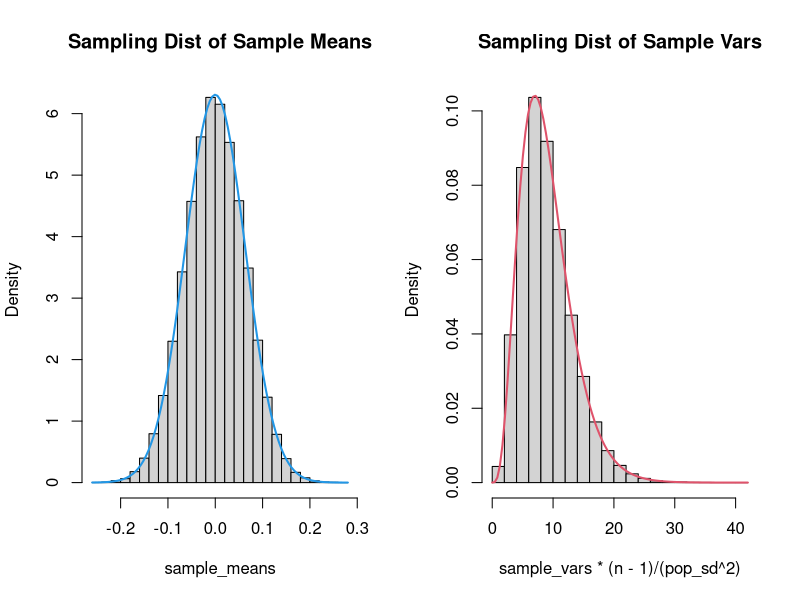
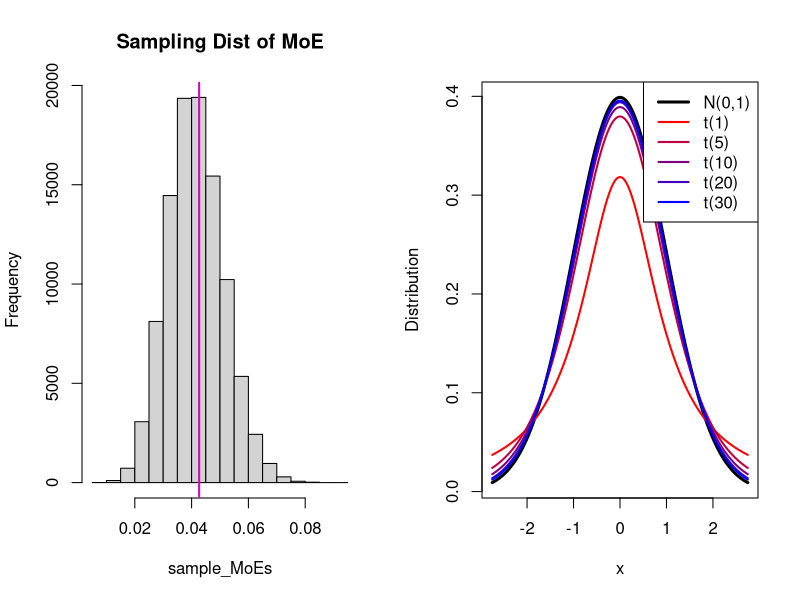
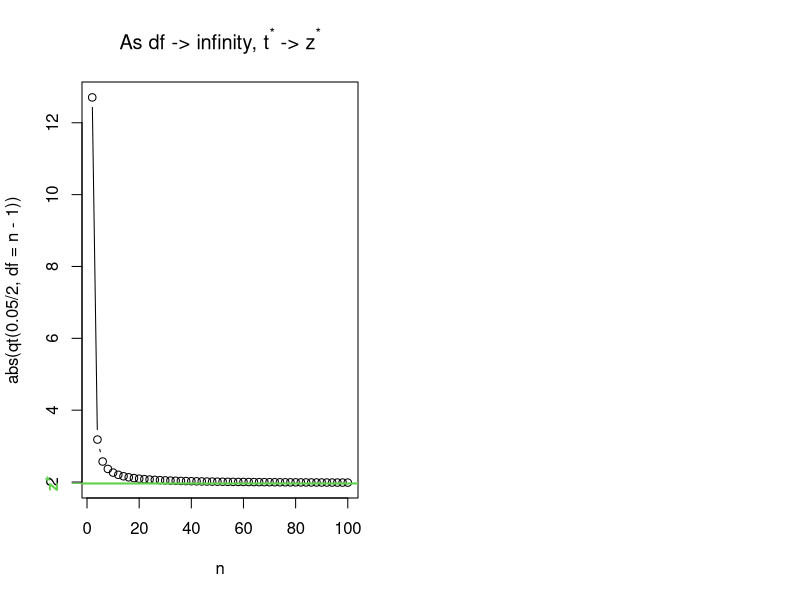

Source code (R) for these figures, in order:
## ---- chunk 1
knitr::opts_chunk$set(echo = TRUE)
set.seed(2112)
## ---- chunk 2
z_star <- abs(qnorm(0.05/2))
lower_bound <- 7.28 - z_star*1.24/sqrt(15)
upper_bound <- 7.28 + z_star*1.24/sqrt(15)
c(lower_bound, upper_bound)
## ---- chunk 3
7.28 + c(-1, 1)*z_star*1.24/sqrt(15)
## ---- chunk 4
7 > 7.28 - z_star*1.24/sqrt(15) 
7 < 7.28 + z_star*1.24/sqrt(15) 
## ---- chunk 5
(7 > 7.28 - z_star*1.24/sqrt(15)) & (7 < 7.28 + z_star*1.24/sqrt(15))
## ---- chunk 6
## Set up empty vectors, to be filled with TRUE or FALSE
## if the population mean is in the interval
sigma_does <- c() # CI based on sigma does contain mu
s_does <- c() # CI based on s does contain mu

pop_sd <- 1
pop_mean <- 0
n <- 15 # sample size

z_star <- abs(qnorm(0.05 / 2))

## You aren't expected to understand "for" loops, but
## you need to be able to find CIs
for (i in 1:100000) { # repeat this code a bunch of times
    new_sample <- rnorm(n = n, mean = pop_mean, sd = pop_sd)
    xbar <- mean(new_sample)
    samp_sd <- sd(new_sample)

    CI_sigma <- xbar + c(-1, 1) * z_star * pop_sd / sqrt(n)
    CI_s <- xbar + c(-1, 1) * z_star * samp_sd / sqrt(n)
    # Do they contain the population mean?
    # in other words, is the lower bound less than pop_mean
    # *and* is the upper bound larger than pop_mean?
    # (Not testable)
    sigma_does[i] <- (CI_sigma[1] < pop_mean) & (CI_sigma[2] > pop_mean)
    s_does[i] <- (CI_s[1] < pop_mean) & (CI_s[2] > pop_mean)
}

## The mean of a bunch of TRUEs and FALSEs is
## the proportion of TRUEs (TRUE == 1, FALSE == 0)
mean(sigma_does)
mean(s_does)
## ---- chunk 7
n <- 10
pop_mean <- 0
pop_sd <- 0.2
sample_means <- c()
sample_vars <- c()

for (i in 1:100000) {
    new_sample <- rnorm(n = n, mean = pop_mean, sd = pop_sd)
    sample_means[i] <- mean(new_sample)
    sample_vars[i] <- var(new_sample)
}

par(mfrow = c(1, 2))
hist(sample_means, breaks = 25, freq = FALSE,
    main = "Sampling Dist of Sample Means")
curve(dnorm(x, pop_mean, pop_sd / sqrt(n)), add = TRUE,
    col = 4, lwd = 2)
## (n-1)s^2/sigma^2 follows a chi-square distribution on
## n-1 degrees of freedom. If you understand this, you are
## far too qualified to be taking this course. This fact
## is outside the scope of the course.
hist(sample_vars * (n - 1) / (pop_sd^2), breaks = 25, freq = FALSE,
    main = "Sampling Dist of Sample Vars")
curve(dchisq(x, n - 1), add = TRUE, col = 2, lwd = 2)
## ---- chunk 8
n <- 10
pop_mean <- 0
pop_sd <- 0.2
sample_MoEs <- c()
z_star <- abs(qnorm(0.5/2))

for(i in 1:100000){
    new_sample <- rnorm(n=n, mean=pop_mean, sd=pop_sd)
    sample_MoEs[i] <- z_star*sd(new_sample)/sqrt(n)
}

hist(sample_MoEs, breaks = 25,
    main = "Sampling Dist of MoE")
abline(v = z_star*pop_sd/sqrt(n), col = 6, lwd = 2)
## ---- chunk 9
c("MoE (sigma)" = z_star*pop_sd/sqrt(n),
    "Average MoE (s)" = mean(sample_MoEs))
c("MoE (sigma)" = z_star*pop_sd/sqrt(n),
    "Median MoE (s)" = median(sample_MoEs))
## ---- chunk 10
xseq <- seq(-2.75, 2.75, length.out = 300)
nseq <- dnorm(xseq)
t1seq <- dt(xseq, 1)
t5seq <- dt(xseq, 5)
t10seq <- dt(xseq, 10)
t20seq <- dt(xseq, 20)
t30seq <- dt(xseq, 30)

colseq <- colorRampPalette(c("red", "blue"))(5)

plot(xseq, nseq, xlab = "x", ylab = "Distribution", type = "l", lwd = 3)
lines(xseq, t1seq, col = colseq[1], lwd = 2)
lines(xseq, t5seq, col = colseq[2], lwd = 2)
lines(xseq, t10seq, col = colseq[3], lwd = 2)
lines(xseq, t20seq, col = colseq[4], lwd = 2)
lines(xseq, t30seq, col = colseq[5], lwd = 2)
legend("topright",
    legend = c("N(0,1)", "t(1)", "t(5)", "t(10)", "t(20)", "t(30)"),
    col = c(1, colseq), lwd = c(2,1,1,1,1,1)+1)
## ---- chunk 11
abs(qnorm(0.05/2)) # z^*
abs(qt(0.05/2, df = 15 - 1)) # t^* n = 15
abs(qt(0.05/2, df = 30 - 1)) # n = 30
abs(qt(0.05/2, df = 50 - 1)) # n = 50
## ---- chunk 12
n_seq <- seq(2, 100, by = 2)
t_seq <- abs(qt(0.05/2, df = n_seq-1))
plot(n_seq, t_seq, type = "b",
    ylab = "abs(qt(0.05/2, df = n - 1))",
    xlab = "n",
    # the code for the title is not important.
    main = bquote("As df -> infinity, t"^"*"*" -> z"^"*"))
abline(h = abs(qnorm(0.05/2)), col = 3, lwd = 2)
## this code just puts a label on the axis - not important
axis(2, abs(qnorm(0.05/2)), "z*", col = 3, font = 2, col.axis = 3)
## ---- chunk 13
## Set up empty vectors, to be filled with TRUE or FALSE
## if the population mean is in the interval
sigma_does <- c() # CI based on sigma does contain mu
s_does <- c() # CI based on s does contain mu

pop_sd <- 1
pop_mean <- 0
n <- 15 # sample size

z_star <- abs(qnorm(0.05/2))
t_star <- abs(qt(0.05/2, n - 1)) # NEW

## You aren't expected to understand "for" loops, but
## you need to be able to find CIs
for(i in 1:100000){ # repeat this code a bunch of times
    new_sample <- rnorm(n = n, mean = pop_mean, sd = pop_sd)
    xbar <- mean(new_sample)
    samp_sd <- sd(new_sample)

    CI_sigma <- xbar + c(-1, 1)*z_star*pop_sd/sqrt(n)
    CI_s <- xbar + c(-1, 1)*t_star*samp_sd/sqrt(n) # NEW
    # Do they contain the population mean?
    # in other words, is the lower bound less than pop_mean
    # *and* is the upper bound larger than pop_mean?
    # (Not testable)
    sigma_does[i] <- (CI_sigma[1] < pop_mean) & (CI_sigma[2] > pop_mean)
    s_does[i] <- (CI_s[1] < pop_mean) & (CI_s[2] > pop_mean)
}

## The mean of a bunch of TRUEs and FALSEs is
## the proportion of TRUEs (TRUE == 1, FALSE == 0)
mean(sigma_does)
mean(s_does)
## ---- chunk 14
0.4 + c(-1, 1)*abs(qnorm(0.08/2)) * 0.01/sqrt(100)
## ---- chunk 15
0.4 + c(-1, 1)*abs(qt(0.08/2, df = 100-1)) * 0.01/sqrt(100)
